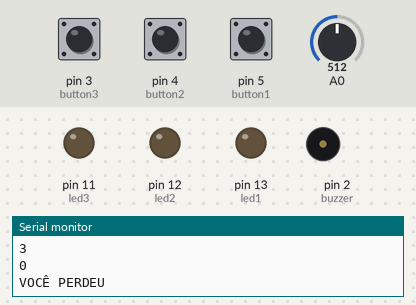
A sketch run on a simulated Arduino Uno, built with avr-gcc and run on an emulated ATmega328P. On the bench: output pins drawn as LEDs (lit = HIGH), buzzer (waves = sounding), the last lines printed to the serial monitor. Inputs (shaded band) come from the test bench; at power-on: A0 = 512, pin 3 (button3) LOW, pin 4 (button2) LOW, pin 5 (button1) LOW. Random numbers use the default seed unless the sketch sets one.

Above: at 18.0 s.
18.1 s: A0 set to 306
At 25.5 s:
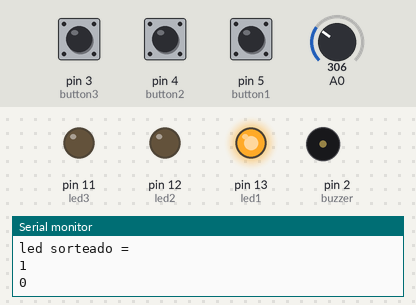
At 28.4 s:
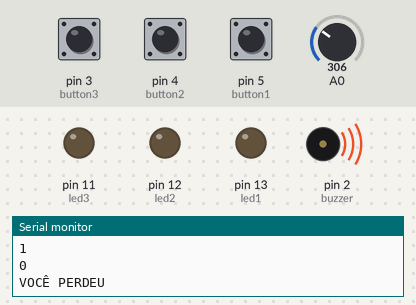
33.7 s: A0 set to 511
At 46.0 s:
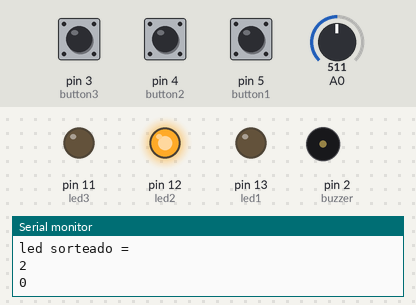
Timing chart, 0 to 54.0 s (numbered marks = the images above; inputs shaded):
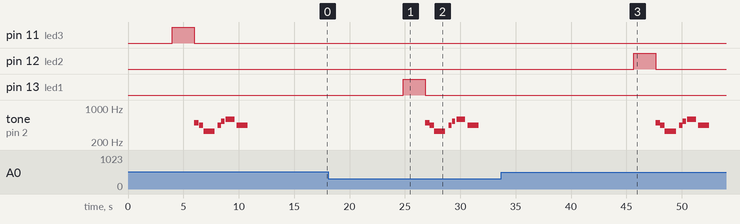

Measured:
- after the input at 18.1 s, pin 13 (led1): LOW → HIGH after 6.7 s, → LOW 2.0 s later
- after the input at 33.7 s, pin 12 (led2): LOW → HIGH after 12.0 s, → LOW 2.0 s later
- by itself, tone on pin 2 (buzzer): plays 494 Hz for 0.40 s, 440 Hz for 0.40 s, 330 Hz for 1.0 s, 440 Hz for 0.30 s, 528 Hz for 0.30 s, 587 Hz for 0.80 s … (7 notes in this stretch)

The sketch:

entrega_individual2-_v2.ino
```cpp
/**------------------------------------------------------------------------------------------------------------------------
Augusto César Graeml - 15/06/2023

LedSortido com música de vitória e derrota

https://www.tinkercad.com/things/1gYS4haV2mC-entregaindividual2/editel?sharecode=UK5LognYh0rFIzYGc4fKVPMOmEJPUfX0g_ueqt7PPso
-------------------------------------------------------------------------------------------------------------------------**/

int button1 = 5, button2 = 4, button3 = 3;
int led1 = 13, led2 = 12, led3 = 11;
int buzzer = 2;
int i, led;
char* vitoria[] = {"Do","Pausa", "Do","Pausa" ,"Re",     "Pausa", "Do", "Pausa", "Fa", "Pausa" , "Mi",  "Pausa", "Do", "Pausa", "Do","Pausa", "Re","Pausa", "Do", "Pausa", "Sol", "Pausa", "Fa", "Fim"};
int duracao[] =   {400,  10,      400,  10   , 1000,      10 ,   400,    100,    400,    100  ,  1000,    400,    400,   10,     400,   10  , 800,   100 ,  400,    100,   400,    100 ,   800};
char* derrota[] = {"Si","Pausa","La","Pausa","Mi","Pausa","La","Pausa", "Do#","Pausa", "Note"  ,"Pausa",  "La",  "Fim"};
int dur[] = {       400,  10,   400,   10,   1000, 300,   300,  10,    300,   100  ,   800,      200 ,   1000};

void tocar(char* mus[], int tempo[]){
  int tom = 0;
  for(int i = 0; mus[i]!="Fim";i++){
    if(mus[i] == "Do") tom = 262;
    if(mus[i] == "Re") tom = 294;
    if(mus[i] == "Mi") tom = 330;
    if(mus[i] == "Fa") tom = 349;
    if(mus[i] == "Sol") tom = 392;
    if(mus[i] == "La") tom = 440;
    if(mus[i] == "Si") tom = 494;
    if(mus[i] == "Do#") tom = 528;
    if(mus[i] == "Re#") tom = 622;
    if(mus[i] == "Fa#") tom = 370;
    if(mus[i] == "Sol#") tom = 415;
    if(mus[i] == "La#") tom = 466;
    if(mus[i] == "Pausa") tom = 0;
    if(mus[i] == "Note") tom = 587;
    if(mus[i] == "Teste") tom = 627;
    tone(buzzer, tom, tempo[i]);
    delay(tempo[i]);
  }
}

int sorteio()
{
  randomSeed(analogRead(0)); // inicializa a sequência randômica
  led = random(1, 4); // sorteia um led entre 1 e 3
  Serial.println("led sorteado = ");
  Serial.println(led);
  return led;
}

void setup()
{
 pinMode(buzzer, OUTPUT);
 pinMode(button1, INPUT);
 pinMode(button2, INPUT);
 pinMode(button3, INPUT);
 pinMode(led1, OUTPUT);
 pinMode(led2, OUTPUT);
 pinMode(led3, OUTPUT);
 Serial.begin(9600);

 //tocar(vitoria, duracao);
 //tocar(derrota, dur);
}
void ganhou()
{
  Serial.println("Parabens! Voce ganhou!");
  for(i=0; i < 5; i++)
  {
   digitalWrite(led1, HIGH);
   delay(100);
   digitalWrite(led1, LOW);
   digitalWrite(led2, HIGH);
   delay(100);
   digitalWrite(led2, LOW);
   digitalWrite(led3, HIGH);
   delay(100);
   digitalWrite(led3, LOW);

  }
  tocar(vitoria, duracao);

}

void perdeu()
{
  Serial.println("VOCÊ PERDEU");
  tocar(derrota, dur);
}

void loop()
{
 int apertou_um = 0, apertou_dois = 0, apertou_tres = 0;
 int led_sorteado = sorteio();

  if(led_sorteado == 1)
    led_sorteado = led1;
  if(led_sorteado == 2)
    led_sorteado = led2;
  if(led_sorteado == 3)
    led_sorteado = led3;

  delay(4000);

  apertou_um = digitalRead(5);
  apertou_dois = digitalRead(4);
  apertou_tres = digitalRead(3);


  Serial.println(apertou_um);

  if(led_sorteado - 8 == 5 && apertou_um && !apertou_dois && !apertou_tres)
  {
  	digitalWrite(led_sorteado, HIGH);
    delay(2000);
    digitalWrite(led_sorteado, LOW);
    ganhou();
  }
  else if (led_sorteado - 8 == 4 && !apertou_um && apertou_dois && !apertou_tres)
  {
    digitalWrite(led_sorteado, HIGH);
    delay(2000);
    digitalWrite(led_sorteado, LOW);
    ganhou();
  }
  else if(led_sorteado - 8 == 3 && !apertou_um && !apertou_dois && apertou_tres)
  {
  	digitalWrite(led_sorteado, HIGH);
    delay(2000);
    digitalWrite(led_sorteado, LOW);
    ganhou();
  }
  else
  {
    digitalWrite(led_sorteado, HIGH);
    delay(2000);
    digitalWrite(led_sorteado, LOW);
    perdeu();
  }

  delay(10000);
}
```
